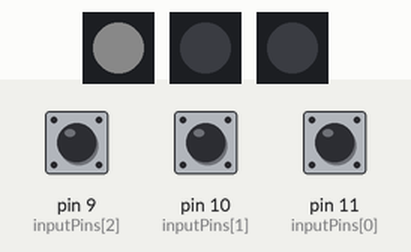
The sketch below on a simulated Arduino Uno, built with avr-gcc and run on an emulated ATmega328P. Parts: 3 × 1 RGB LEDs in strip order, left to right. The test bench sets the inputs (shaded band); at power-on: pin 9 (inputPins[2]) HIGH, pin 10 (inputPins[1]) HIGH, pin 11 (inputPins[0]) HIGH. Dim RGB values are drawn brighter than linear.

Above: at 1.6 s.
1.7 s: pin 9 (inputPins[2]) pulled LOW for 0.15 s
At 2.01 s:
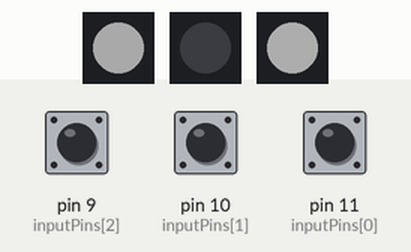
4.7 s: pin 10 (inputPins[1]) pulled LOW for 0.15 s
At 5.01 s:
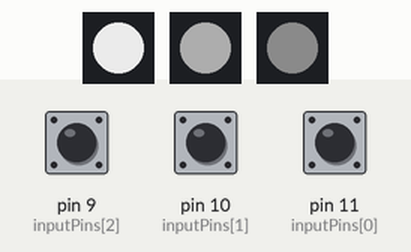
7.7 s: pin 11 (inputPins[0]) pulled LOW for 0.15 s
At 7.88 s:
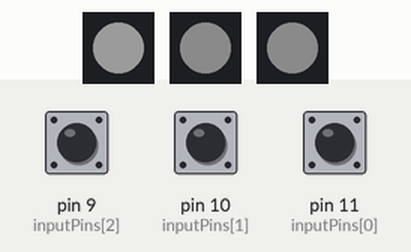
10.7 s: pin 9 (inputPins[2]) pulled LOW for 1 s
At 11.29 s:
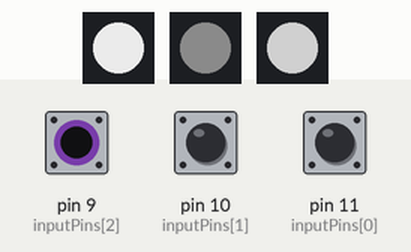
13.7 s: pin 10 (inputPins[1]) pulled LOW for 1 s
At 14.46 s:
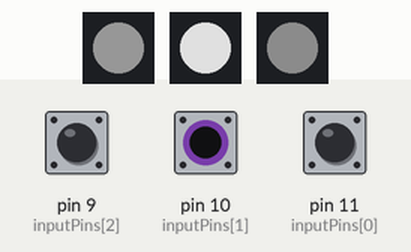
16.7 s: pin 11 (inputPins[0]) pulled LOW for 1 s
At 16.98 s:
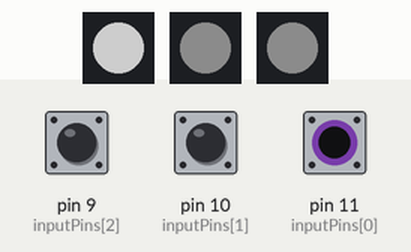
Timing chart, 0 to 20.7 s (numbered marks = the images above; inputs shaded):
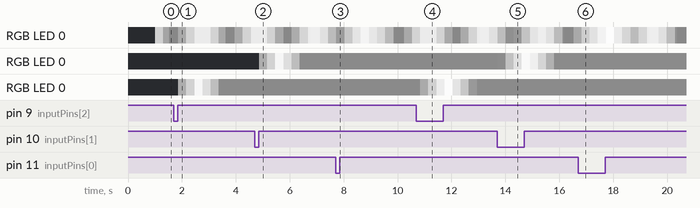

The sketch:

Orb-NeoPixel-Tilt-Switch-v2.ino
```cpp
#include <Adafruit_NeoPixel.h>

// use #define for read-only integers to save memory
#define numOrbs 3 // UPDATE to number of orbs
#define numGroups 3 // UPDATE to number of groups/categories
#define maxOrbsPerGroup 5 // UPDATE
#define initialBrightness 10
#define maxBrightness 255
#define addBrightness 1
#define debounce 500 // if switch reading is unstable, only keep the reading if it stays constant for >500 ms
#define duration 1000 // fade animation duration
#define stagger 500
// read-only arrays
const int outputPins[numOrbs] = {3, 5, 6}; // array of pin numbers for LED/neopixels // ASSUMES FIRST IS GLOWING INSTRUCTION ORB
const int inputPins[numOrbs] = {11, 10, 9}; // array of pin numbers for tilt switches // ASSUMES FIRST IS GLOWING INSTRUCTION ORB
const int groups[numGroups][maxOrbsPerGroup] = {
  {0}, // FIRST GROUP IS ONLY GLOWING INSTRUCTION ORB DO NOT ADD ANY OTHER ORBS
  {1}, // group one with index of orbs that belong to it
  {2}
};
int orbToGroup[numOrbs][2]; // this array will be created in setup so we can look up what group an orb belongs to, and what index within that group

// arrays that will be modified as the installation goes on
unsigned long currentTime = 0; // like int, but allows for higher value memory // ask someone who is good with Arduino // whether we need to reset over time
Adafruit_NeoPixel neopixels[numOrbs];
int neutralBrightnesses[numOrbs]; // keep track of pin brightness
unsigned long switchStates[numOrbs][3]; // [value, prevTime, prevDebounceValue]
unsigned long lightStates[numOrbs][3]; // [startBrightness, endBrightness, startTime]
unsigned long groupStates[numGroups][3]; // keep track of which group is getting lit up: [0 or 1, startTime, activeOrb]

void setup() {
  Serial.begin(9600);

  for (byte i = 0; i < numOrbs; i += 1) {
    // 1. set default brightness
    neutralBrightnesses[i] = initialBrightness;
    // 2. register output pins
    neopixels[i] = Adafruit_NeoPixel(1, outputPins[i]);
    neopixels[i].begin();
    // 3. register input pins
    pinMode(inputPins[i], INPUT_PULLUP);
    // 4. set all input values to default 0
    switchStates[i][0] = 0;
    switchStates[i][1] = currentTime;
    switchStates[i][2] = 0;
  }

  int orb = 0;
  currentTime = millis();
  for (byte i = 0; i < numGroups; i += 1) {
    for (byte j = 0; j < maxOrbsPerGroup; j += 1) {
      orb = groups[i][j];
      if (j == 0 || orb) { // HACKY but please don't touch ;___;
        orbToGroup[orb][0] = i; // remember group number
        orbToGroup[orb][1] = j; // remember orb index
      }
    }
  }
}

void loop() {
  currentTime = millis();

  if (currentTime > 0) {
    readSwitches();
    calculateBrightnesses();
    writeLights();
  }
}

void readSwitches() {
  for (byte i = 0; i < numOrbs; i += 1) {
    // READ switch states
    int value = !digitalRead(inputPins[i]);
    int prevValue = switchStates[i][0];
    int prevTime = switchStates[i][1];
    int prevDebounceValue = switchStates[i][2];

    if (value != prevDebounceValue) {
      // if the value has changed for orb, remember current time
      switchStates[i][1] = currentTime;
    }
    // DEBOUNCE
    if ((currentTime - prevTime) > debounce && value != prevValue) {
      // this is a stable reading, so we can trust it

      if (!value) {
        // if it just got turned off, add brightness
        neutralBrightnesses[i] += addBrightness;
        // make sure it fits in the range of LED output
        neutralBrightnesses[i] = constrain(neutralBrightnesses[i], initialBrightness, maxBrightness * 0.8);
      }

      int group = orbToGroup[i][0];
      groupStates[group][0] = value;
      groupStates[group][1] = currentTime;
      groupStates[group][2] = orbToGroup[i][1]; // orb index
      // (if orb is being turned off there's an edge case)

      // if value has changed, update orb state & time
      switchStates[i][0] = value;
      switchStates[i][1] = currentTime;
    }

    // set prevDebounceValue to the reading
    switchStates[i][2] = value;
  }
}

void calculateBrightnesses() {
  int orb = 0;
  for (byte i = 0; i < numGroups; i += 1) {
    if (groupStates[i][1] == currentTime) {
      // if group was just updated
      if (i == 0) {
        // and it's the first group, that's the instructional orb
        orb = 0;
        if (groupStates[i][0]) { // if instructional orb is turned on
          lightStates[orb][0] = instructionalOrbBrightness(groupStates[i][1]); // calculate as function of time
          lightStates[orb][1] = maxBrightness; // end brightness
        } else { // if instructional orb is turned off
          lightStates[orb][0] = maxBrightness;
          lightStates[orb][1] = instructionalOrbBrightness(groupStates[i][1] + duration);
        }
        lightStates[orb][2] = groupStates[i][1]; // group start time
      } else {
        for (byte j = 0; j < maxOrbsPerGroup; j += 1) {
          orb = groups[i][j];
          if (j == 0 || orb) { // make sure orb exists (HACKY but please don't touch ;___; )
            if (groupStates[i][0]) { // if group is turned on
              lightStates[orb][0] = neutralBrightnesses[orb]; // start brightness
              lightStates[orb][1] = maxBrightness; // end brightness
            } else { // if group is turned off
              lightStates[orb][0] = maxBrightness;
              lightStates[orb][1] = neutralBrightnesses[orb];
            }

            int indexDiff = groupStates[i][2]- j;
            // start time + stagger * distance
            lightStates[orb][2] = groupStates[i][1] + stagger * abs(indexDiff); // start time
          }
        }
      }
    }
  }
}

void writeLights() {
  int brightness;
  for (byte i = 0; i < numOrbs; i += 1) {
    if (lightStates[i][2] <= currentTime && currentTime - lightStates[i][2] <= duration) {
      // if current time is after orb's start time and also within the duration of fade animation
      // figure out the brightness the orb should be at
      brightness = map(currentTime - lightStates[i][2], 0, duration, lightStates[i][0], lightStates[i][1]);
      neopixels[i].setPixelColor(0, brightness, brightness, brightness);
      neopixels[i].show();
    } else if (i == 0 && !switchStates[i][0]) {
      // if glowing instructional orb isn't lifted up, make it pulse as function of time
      brightness = instructionalOrbBrightness(currentTime);
      neopixels[i].setPixelColor(0, brightness, brightness, brightness);
      neopixels[i].show();
    }
  }
}

int instructionalOrbBrightness(unsigned long time) {
  return (sin(time * 0.003) + 1) / 2 * (maxBrightness * 0.75) + 10;
}
```
